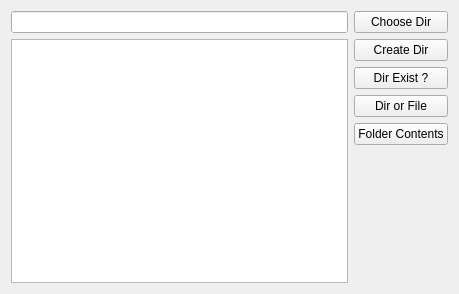
<?xml version="1.0" encoding="UTF-8"?>
<ui version="4.0">
 <class>Widget</class>
 <widget class="QWidget" name="Widget">
  <property name="geometry">
   <rect>
    <x>0</x>
    <y>0</y>
    <width>459</width>
    <height>294</height>
   </rect>
  </property>
  <property name="windowTitle">
   <string>Widget</string>
  </property>
  <layout class="QHBoxLayout" name="horizontalLayout">
   <item>
    <layout class="QVBoxLayout" name="verticalLayout">
     <item>
      <widget class="QLineEdit" name="lineEdit"/>
     </item>
     <item>
      <widget class="QListWidget" name="listWidget"/>
     </item>
    </layout>
   </item>
   <item>
    <layout class="QVBoxLayout" name="verticalLayout_2">
     <item>
      <widget class="QPushButton" name="chooseDirButton">
       <property name="text">
        <string>Choose Dir</string>
       </property>
      </widget>
     </item>
     <item>
      <widget class="QPushButton" name="createDirButton">
       <property name="text">
        <string>Create Dir</string>
       </property>
      </widget>
     </item>
     <item>
      <widget class="QPushButton" name="dirExistsButton">
       <property name="text">
        <string>Dir Exist ?</string>
       </property>
      </widget>
     </item>
     <item>
      <widget class="QPushButton" name="dirOrFileButton">
       <property name="text">
        <string>Dir or File</string>
       </property>
      </widget>
     </item>
     <item>
      <widget class="QPushButton" name="folderContentsButton">
       <property name="text">
        <string>Folder Contents</string>
       </property>
      </widget>
     </item>
     <item>
      <spacer name="verticalSpacer">
       <property name="orientation">
        <enum>Qt::Vertical</enum>
       </property>
       <property name="sizeHint" stdset="0">
        <size>
         <width>20</width>
         <height>40</height>
        </size>
       </property>
      </spacer>
     </item>
    </layout>
   </item>
  </layout>
 </widget>
 <layoutdefault spacing="6" margin="11"/>
 <resources/>
 <connections/>
</ui>
